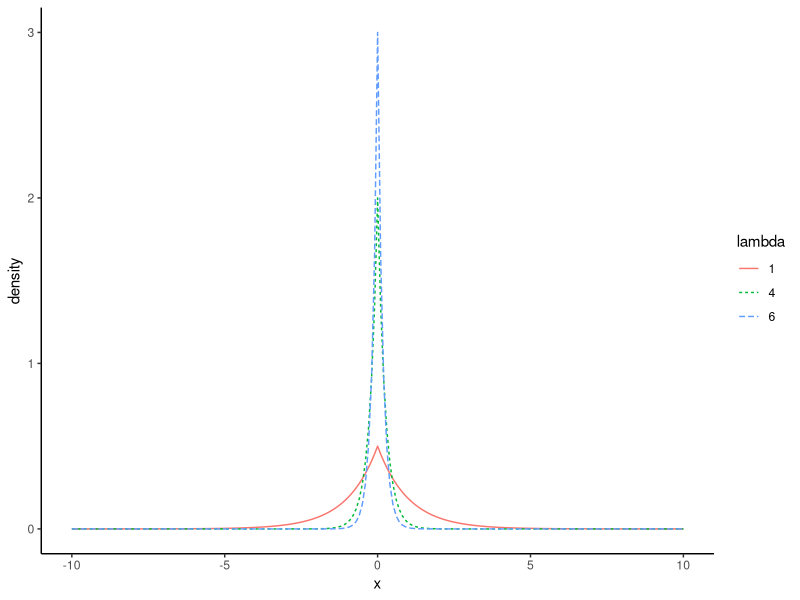

Write the R code that produced this figure.
## ---- chunk 1
knitr::opts_chunk$set(message=FALSE)
## ---- chunk 2
    library(ggplot2)
    library(dplyr)

    dlaplace <- function(x, lambda=1) lambda / 2 * exp(-lambda * abs(x))

    x <- seq(-10, 10, by=0.1)

    data <- bind_rows(data_frame(x=x, 
                                 density=dlaplace(x, lambda=1),
                                 lambda=1),
                      data_frame(x=x, 
                                 density=dlaplace(x, lambda=4),
                                 lambda=4),
                      data_frame(x=x, 
                                 density=dlaplace(x, lambda=6),
                                 lambda=6)) %>%
        mutate(lambda=as.character(lambda))

    ggplot(data, aes(x=x, y=density)) +
        geom_line(aes(colour=lambda, linetype=lambda)) +
        theme_classic()
